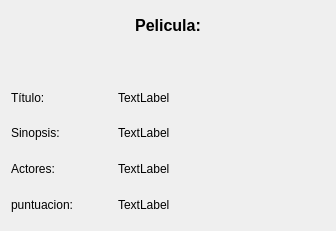
<?xml version="1.0" encoding="UTF-8"?>
<ui version="4.0">
 <class>Dialog</class>
 <widget class="QDialog" name="Dialog">
  <property name="geometry">
   <rect>
    <x>0</x>
    <y>0</y>
    <width>336</width>
    <height>231</height>
   </rect>
  </property>
  <property name="windowTitle">
   <string>Dialog</string>
  </property>
  <layout class="QGridLayout" name="gridLayout">
   <item row="8" column="1" colspan="2">
    <widget class="QLabel" name="label_sinopsis">
     <property name="text">
      <string>TextLabel</string>
     </property>
    </widget>
   </item>
   <item row="6" column="0">
    <widget class="QLabel" name="label_5">
     <property name="text">
      <string>Título:</string>
     </property>
    </widget>
   </item>
   <item row="9" column="0">
    <widget class="QLabel" name="label_4">
     <property name="text">
      <string>Actores:</string>
     </property>
    </widget>
   </item>
   <item row="4" column="1" alignment="Qt::AlignmentFlag::AlignHCenter">
    <widget class="QLabel" name="label">
     <property name="text">
      <string>&lt;html&gt;&lt;head/&gt;&lt;body&gt;&lt;p align=&quot;center&quot;&gt;&lt;span style=&quot; font-size:12pt; font-weight:700;&quot;&gt;Pelicula:&lt;/span&gt;&lt;/p&gt;&lt;/body&gt;&lt;/html&gt;</string>
     </property>
    </widget>
   </item>
   <item row="9" column="1" colspan="2">
    <widget class="QLabel" name="label_actores">
     <property name="text">
      <string>TextLabel</string>
     </property>
    </widget>
   </item>
   <item row="10" column="1" colspan="2">
    <widget class="QLabel" name="label_puntuacion">
     <property name="text">
      <string>TextLabel</string>
     </property>
    </widget>
   </item>
   <item row="10" column="0">
    <widget class="QLabel" name="label_2">
     <property name="text">
      <string>puntuacion:</string>
     </property>
    </widget>
   </item>
   <item row="8" column="0">
    <widget class="QLabel" name="label_3">
     <property name="text">
      <string>Sinopsis:</string>
     </property>
    </widget>
   </item>
   <item row="6" column="1" colspan="2">
    <widget class="QLabel" name="label_titulo_ingresado">
     <property name="text">
      <string>TextLabel</string>
     </property>
    </widget>
   </item>
   <item row="5" column="1" alignment="Qt::AlignmentFlag::AlignHCenter">
    <widget class="QLabel" name="label_poster">
     <property name="text">
      <string/>
     </property>
    </widget>
   </item>
  </layout>
 </widget>
 <resources/>
 <connections/>
</ui>
